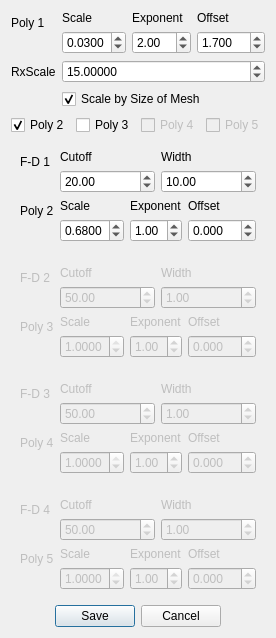
      <widget class="QWidget" name="RzTab">
       <attribute name="title">
        <string>Rz</string>
       </attribute>
       <layout class="QVBoxLayout" name="verticalLayout_3">
        <item>
         <layout class="QFormLayout" name="RzFormLayout">
          <item row="0" column="0">
           <widget class="QLabel" name="label_111">
            <property name="text">
             <string>Poly 1</string>
            </property>
           </widget>
          </item>
          <item row="0" column="1">
           <layout class="QGridLayout" name="gridLayout_35">
            <item row="0" column="2">
             <widget class="QLabel" name="label_112">
              <property name="text">
               <string>Offset</string>
              </property>
             </widget>
            </item>
            <item row="0" column="1">
             <widget class="QLabel" name="label_113">
              <property name="text">
               <string>Exponent</string>
              </property>
             </widget>
            </item>
            <item row="0" column="0">
             <widget class="QLabel" name="label_114">
              <property name="text">
               <string>Scale</string>
              </property>
             </widget>
            </item>
            <item row="1" column="2">
             <widget class="QDoubleSpinBox" name="RzP1C">
              <property name="decimals">
               <number>3</number>
              </property>
              <property name="minimum">
               <double>-50.000000000000000</double>
              </property>
              <property name="maximum">
               <double>50.000000000000000</double>
              </property>
              <property name="value">
               <double>1.700000000000000</double>
              </property>
             </widget>
            </item>
            <item row="1" column="1">
             <widget class="QDoubleSpinBox" name="RzP1B">
              <property name="maximum">
               <double>5.000000000000000</double>
              </property>
              <property name="value">
               <double>2.000000000000000</double>
              </property>
             </widget>
            </item>
            <item row="1" column="0">
             <widget class="QDoubleSpinBox" name="RzP1A">
              <property name="decimals">
               <number>4</number>
              </property>
              <property name="minimum">
               <double>0.000100000000000</double>
              </property>
              <property name="maximum">
               <double>1.000000000000000</double>
              </property>
              <property name="singleStep">
               <double>0.000100000000000</double>
              </property>
              <property name="value">
               <double>0.030000000000000</double>
              </property>
             </widget>
            </item>
           </layout>
          </item>
          <item row="1" column="0">
           <widget class="QLabel" name="label_117">
            <property name="text">
             <string>RxScale</string>
            </property>
           </widget>
          </item>
          <item row="2" column="1">
           <widget class="QCheckBox" name="RzScaleNzCheck">
            <property name="text">
             <string>Scale by Size of Mesh</string>
            </property>
            <property name="checked">
             <bool>true</bool>
            </property>
           </widget>
          </item>
          <item row="1" column="1">
           <widget class="QDoubleSpinBox" name="RzScale">
            <property name="decimals">
             <number>5</number>
            </property>
            <property name="minimum">
             <double>0.000010000000000</double>
            </property>
            <property name="maximum">
             <double>1000000000.000000000000000</double>
            </property>
            <property name="value">
             <double>15.000000000000000</double>
            </property>
           </widget>
          </item>
         </layout>
        </item>
        <item>
         <layout class="QHBoxLayout" name="RzTickLayout">
          <item>
           <widget class="QCheckBox" name="RzPoly2Check">
            <property name="text">
             <string>Poly 2</string>
            </property>
            <property name="checked">
             <bool>true</bool>
            </property>
           </widget>
          </item>
          <item>
           <widget class="QCheckBox" name="RzPoly3Check">
            <property name="text">
             <string>Poly 3</string>
            </property>
           </widget>
          </item>
          <item>
           <widget class="QCheckBox" name="RzPoly4Check">
            <property name="enabled">
             <bool>false</bool>
            </property>
            <property name="text">
             <string>Poly 4</string>
            </property>
           </widget>
          </item>
          <item>
           <widget class="QCheckBox" name="RzPoly5Check">
            <property name="enabled">
             <bool>false</bool>
            </property>
            <property name="text">
             <string>Poly 5</string>
            </property>
           </widget>
          </item>
         </layout>
        </item>
        <item>
         <widget class="QWidget" name="RzWidget1" native="true">
          <layout class="QFormLayout" name="formLayout_16">
           <item row="0" column="0">
            <widget class="QLabel" name="label_97">
             <property name="text">
              <string>F-D 1</string>
             </property>
            </widget>
           </item>
           <item row="0" column="1">
            <layout class="QGridLayout" name="gridLayout_31">
             <item row="0" column="1">
              <widget class="QLabel" name="label_98">
               <property name="text">
                <string>Width</string>
               </property>
              </widget>
             </item>
             <item row="0" column="0">
              <widget class="QLabel" name="label_99">
               <property name="text">
                <string>Cutoff</string>
               </property>
              </widget>
             </item>
             <item row="1" column="0">
              <widget class="QDoubleSpinBox" name="RzB1A">
               <property name="minimum">
                <double>2.000000000000000</double>
               </property>
               <property name="maximum">
                <double>300.000000000000000</double>
               </property>
               <property name="value">
                <double>20.000000000000000</double>
               </property>
              </widget>
             </item>
             <item row="1" column="1">
              <widget class="QDoubleSpinBox" name="RzB1B">
               <property name="minimum">
                <double>0.010000000000000</double>
               </property>
               <property name="maximum">
                <double>100.000000000000000</double>
               </property>
               <property name="value">
                <double>10.000000000000000</double>
               </property>
              </widget>
             </item>
            </layout>
           </item>
           <item row="1" column="0">
            <widget class="QLabel" name="label_100">
             <property name="text">
              <string>Poly 2</string>
             </property>
            </widget>
           </item>
           <item row="1" column="1">
            <layout class="QGridLayout" name="gridLayout_32">
             <item row="0" column="0">
              <widget class="QLabel" name="label_101">
               <property name="text">
                <string>Scale</string>
               </property>
              </widget>
             </item>
             <item row="0" column="1">
              <widget class="QLabel" name="label_102">
               <property name="text">
                <string>Exponent</string>
               </property>
              </widget>
             </item>
             <item row="0" column="2">
              <widget class="QLabel" name="label_103">
               <property name="text">
                <string>Offset</string>
               </property>
              </widget>
             </item>
             <item row="1" column="0">
              <widget class="QDoubleSpinBox" name="RzP2A">
               <property name="decimals">
                <number>4</number>
               </property>
               <property name="minimum">
                <double>0.000100000000000</double>
               </property>
               <property name="maximum">
                <double>1.000000000000000</double>
               </property>
               <property name="singleStep">
                <double>0.000100000000000</double>
               </property>
               <property name="value">
                <double>0.680000000000000</double>
               </property>
              </widget>
             </item>
             <item row="1" column="1">
              <widget class="QDoubleSpinBox" name="RzP2B">
               <property name="maximum">
                <double>5.000000000000000</double>
               </property>
               <property name="value">
                <double>1.000000000000000</double>
               </property>
              </widget>
             </item>
             <item row="1" column="2">
              <widget class="QDoubleSpinBox" name="RzP2C">
               <property name="decimals">
                <number>3</number>
               </property>
               <property name="minimum">
                <double>-50.000000000000000</double>
               </property>
               <property name="maximum">
                <double>50.000000000000000</double>
               </property>
              </widget>
             </item>
            </layout>
           </item>
          </layout>
         </widget>
        </item>
        <item>
         <widget class="QWidget" name="RzWidget2" native="true">
          <property name="enabled">
           <bool>false</bool>
          </property>
          <layout class="QFormLayout" name="formLayout_14">
           <item row="0" column="0">
            <widget class="QLabel" name="label_83">
             <property name="text">
              <string>F-D 2</string>
             </property>
            </widget>
           </item>
           <item row="0" column="1">
            <layout class="QGridLayout" name="gridLayout_27">
             <item row="0" column="1">
              <widget class="QLabel" name="label_84">
               <property name="text">
                <string>Width</string>
               </property>
              </widget>
             </item>
             <item row="0" column="0">
              <widget class="QLabel" name="label_85">
               <property name="text">
                <string>Cutoff</string>
               </property>
              </widget>
             </item>
             <item row="1" column="1">
              <widget class="QDoubleSpinBox" name="RzB2B">
               <property name="minimum">
                <double>0.010000000000000</double>
               </property>
               <property name="maximum">
                <double>100.000000000000000</double>
               </property>
               <property name="value">
                <double>1.000000000000000</double>
               </property>
              </widget>
             </item>
             <item row="1" column="0">
              <widget class="QDoubleSpinBox" name="RzB2A">
               <property name="minimum">
                <double>2.000000000000000</double>
               </property>
               <property name="maximum">
                <double>300.000000000000000</double>
               </property>
               <property name="value">
                <double>50.000000000000000</double>
               </property>
              </widget>
             </item>
            </layout>
           </item>
           <item row="2" column="0">
            <widget class="QLabel" name="label_86">
             <property name="text">
              <string>Poly 3</string>
             </property>
            </widget>
           </item>
           <item row="2" column="1">
            <layout class="QGridLayout" name="gridLayout_28">
             <item row="0" column="1">
              <widget class="QLabel" name="label_87">
               <property name="text">
                <string>Exponent</string>
               </property>
              </widget>
             </item>
             <item row="0" column="2">
              <widget class="QLabel" name="label_88">
               <property name="text">
                <string>Offset</string>
               </property>
              </widget>
             </item>
             <item row="0" column="0">
              <widget class="QLabel" name="label_89">
               <property name="text">
                <string>Scale</string>
               </property>
              </widget>
             </item>
             <item row="1" column="0">
              <widget class="QDoubleSpinBox" name="RzP3A">
               <property name="decimals">
                <number>4</number>
               </property>
               <property name="minimum">
                <double>0.000100000000000</double>
               </property>
               <property name="maximum">
                <double>1.000000000000000</double>
               </property>
               <property name="singleStep">
                <double>0.000100000000000</double>
               </property>
               <property name="value">
                <double>1.000000000000000</double>
               </property>
              </widget>
             </item>
             <item row="1" column="1">
              <widget class="QDoubleSpinBox" name="RzP3B">
               <property name="maximum">
                <double>5.000000000000000</double>
               </property>
               <property name="value">
                <double>1.000000000000000</double>
               </property>
              </widget>
             </item>
             <item row="1" column="2">
              <widget class="QDoubleSpinBox" name="RzP3C">
               <property name="decimals">
                <number>3</number>
               </property>
               <property name="minimum">
                <double>-50.000000000000000</double>
               </property>
               <property name="maximum">
                <double>50.000000000000000</double>
               </property>
              </widget>
             </item>
            </layout>
           </item>
          </layout>
         </widget>
        </item>
        <item>
         <widget class="QWidget" name="RzWidget3" native="true">
          <property name="enabled">
           <bool>false</bool>
          </property>
          <layout class="QFormLayout" name="formLayout_17">
           <item row="0" column="0">
            <widget class="QLabel" name="label_104">
             <property name="text">
              <string>F-D 3</string>
             </property>
            </widget>
           </item>
           <item row="0" column="1">
            <layout class="QGridLayout" name="gridLayout_33">
             <item row="0" column="0">
              <widget class="QLabel" name="label_105">
               <property name="text">
                <string>Cutoff</string>
               </property>
              </widget>
             </item>
             <item row="0" column="1">
              <widget class="QLabel" name="label_106">
               <property name="text">
                <string>Width</string>
               </property>
              </widget>
             </item>
             <item row="1" column="0">
              <widget class="QDoubleSpinBox" name="RzB3A">
               <property name="minimum">
                <double>2.000000000000000</double>
               </property>
               <property name="maximum">
                <double>300.000000000000000</double>
               </property>
               <property name="value">
                <double>50.000000000000000</double>
               </property>
              </widget>
             </item>
             <item row="1" column="1">
              <widget class="QDoubleSpinBox" name="RzB3B">
               <property name="minimum">
                <double>0.010000000000000</double>
               </property>
               <property name="maximum">
                <double>100.000000000000000</double>
               </property>
               <property name="value">
                <double>1.000000000000000</double>
               </property>
              </widget>
             </item>
            </layout>
           </item>
           <item row="1" column="0">
            <widget class="QLabel" name="label_107">
             <property name="text">
              <string>Poly 4</string>
             </property>
            </widget>
           </item>
           <item row="1" column="1">
            <layout class="QGridLayout" name="gridLayout_34">
             <item row="0" column="0">
              <widget class="QLabel" name="label_108">
               <property name="text">
                <string>Scale</string>
               </property>
              </widget>
             </item>
             <item row="0" column="1">
              <widget class="QLabel" name="label_109">
               <property name="text">
                <string>Exponent</string>
               </property>
              </widget>
             </item>
             <item row="0" column="2">
              <widget class="QLabel" name="label_110">
               <property name="text">
                <string>Offset</string>
               </property>
              </widget>
             </item>
             <item row="1" column="0">
              <widget class="QDoubleSpinBox" name="RzP4A">
               <property name="decimals">
                <number>4</number>
               </property>
               <property name="minimum">
                <double>0.000100000000000</double>
               </property>
               <property name="maximum">
                <double>1.000000000000000</double>
               </property>
               <property name="singleStep">
                <double>0.000100000000000</double>
               </property>
               <property name="value">
                <double>1.000000000000000</double>
               </property>
              </widget>
             </item>
             <item row="1" column="1">
              <widget class="QDoubleSpinBox" name="RzP4B">
               <property name="maximum">
                <double>5.000000000000000</double>
               </property>
               <property name="singleStep">
                <double>1.000000000000000</double>
               </property>
               <property name="value">
                <double>1.000000000000000</double>
               </property>
              </widget>
             </item>
             <item row="1" column="2">
              <widget class="QDoubleSpinBox" name="RzP4C">
               <property name="decimals">
                <number>3</number>
               </property>
               <property name="minimum">
                <double>-50.000000000000000</double>
               </property>
               <property name="maximum">
                <double>50.000000000000000</double>
               </property>
              </widget>
             </item>
            </layout>
           </item>
          </layout>
         </widget>
        </item>
        <item>
         <widget class="QWidget" name="RzWidget4" native="true">
          <property name="enabled">
           <bool>false</bool>
          </property>
          <layout class="QFormLayout" name="formLayout_15">
           <item row="0" column="0">
            <widget class="QLabel" name="label_90">
             <property name="text">
              <string>F-D 4</string>
             </property>
            </widget>
           </item>
           <item row="0" column="1">
            <layout class="QGridLayout" name="gridLayout_29">
             <item row="0" column="0">
              <widget class="QLabel" name="label_91">
               <property name="text">
                <string>Cutoff</string>
               </property>
              </widget>
             </item>
             <item row="0" column="1">
              <widget class="QLabel" name="label_92">
               <property name="text">
                <string>Width</string>
               </property>
              </widget>
             </item>
             <item row="1" column="0">
              <widget class="QDoubleSpinBox" name="RzB4A">
               <property name="minimum">
                <double>2.000000000000000</double>
               </property>
               <property name="maximum">
                <double>300.000000000000000</double>
               </property>
               <property name="singleStep">
                <double>1.000000000000000</double>
               </property>
               <property name="value">
                <double>50.000000000000000</double>
               </property>
              </widget>
             </item>
             <item row="1" column="1">
              <widget class="QDoubleSpinBox" name="RzB4B">
               <property name="minimum">
                <double>0.010000000000000</double>
               </property>
               <property name="maximum">
                <double>100.000000000000000</double>
               </property>
               <property name="value">
                <double>1.000000000000000</double>
               </property>
              </widget>
             </item>
            </layout>
           </item>
           <item row="1" column="0">
            <widget class="QLabel" name="label_93">
             <property name="text">
              <string>Poly 5</string>
             </property>
            </widget>
           </item>
           <item row="1" column="1">
            <layout class="QGridLayout" name="gridLayout_30">
             <item row="0" column="1">
              <widget class="QLabel" name="label_94">
               <property name="text">
                <string>Exponent</string>
               </property>
              </widget>
             </item>
             <item row="0" column="0">
              <widget class="QLabel" name="label_95">
               <property name="text">
                <string>Scale</string>
               </property>
              </widget>
             </item>
             <item row="0" column="2">
              <widget class="QLabel" name="label_96">
               <property name="text">
                <string>Offset</string>
               </property>
              </widget>
             </item>
             <item row="1" column="0">
              <widget class="QDoubleSpinBox" name="RzP5A">
               <property name="decimals">
                <number>4</number>
               </property>
               <property name="minimum">
                <double>0.000100000000000</double>
               </property>
               <property name="maximum">
                <double>1.000000000000000</double>
               </property>
               <property name="singleStep">
                <double>0.000100000000000</double>
               </property>
               <property name="value">
                <double>1.000000000000000</double>
               </property>
              </widget>
             </item>
             <item row="1" column="1">
              <widget class="QDoubleSpinBox" name="RzP5B">
               <property name="maximum">
                <double>5.000000000000000</double>
               </property>
               <property name="value">
                <double>1.000000000000000</double>
               </property>
              </widget>
             </item>
             <item row="1" column="2">
              <widget class="QDoubleSpinBox" name="RzP5C">
               <property name="decimals">
                <number>3</number>
               </property>
               <property name="minimum">
                <double>-50.000000000000000</double>
               </property>
               <property name="maximum">
                <double>50.000000000000000</double>
               </property>
               <property name="value">
                <double>0.000000000000000</double>
               </property>
              </widget>
             </item>
            </layout>
           </item>
          </layout>
         </widget>
        </item>
        <item>
         <widget class="QDialogButtonBox" name="RzButtonBox">
          <property name="layoutDirection">
           <enum>Qt::LeftToRight</enum>
          </property>
          <property name="standardButtons">
           <set>QDialogButtonBox::Cancel|QDialogButtonBox::Save</set>
          </property>
          <property name="centerButtons">
           <bool>true</bool>
          </property>
         </widget>
        </item>
       </layout>
      </widget>
